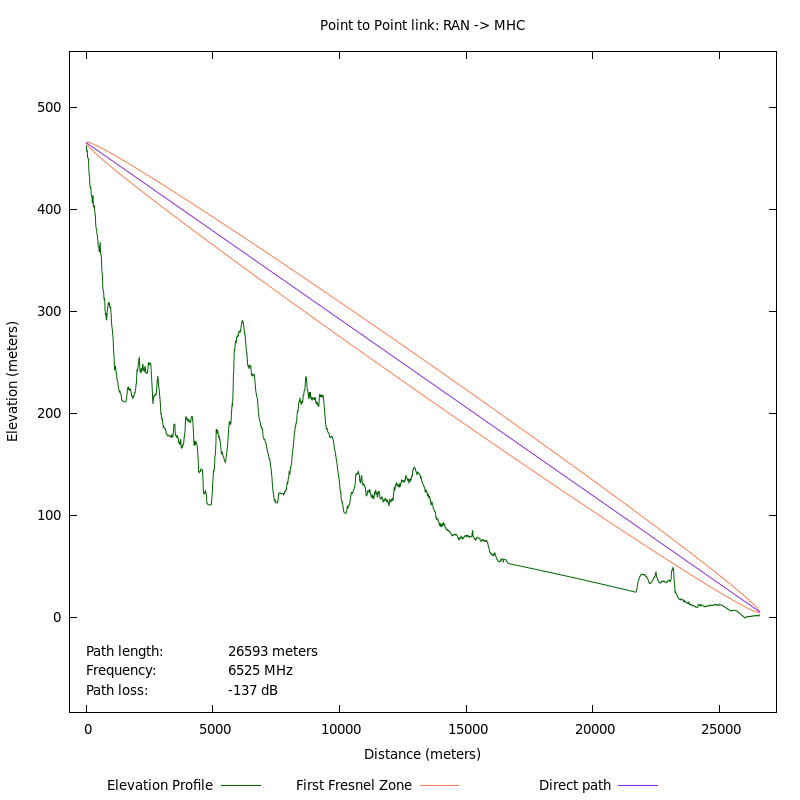

gnuplot code for this plot:

set xlabel "Distance (meters)"
set ylabel "Elevation (meters)"
set xrange[-664.75:27254.75]
set yrange[-92.4180068:554.5080408]
set key off

set terminal pngcairo size 320,320 enhanced font 'Verdana,6'
set output "html/WCB/RAN_MHC_thumb.png"

plot 	"html/WCB/RAN_MHC_terrain.dat" using 1:2 with lines title "Elevation Profile" lt rgb "#006400", 	"html/WCB/RAN_MHC_fresnel.dat" using 1:2 with lines title "First Fresnel Zone" lc rgb "#FF7F50" lt 2, 	"html/WCB/RAN_MHC_fresnel.dat" using 3:4 with lines notitle lc rgb "#FF7F50" lt 2, 	"html/WCB/RAN_MHC_ptp.dat" using 1:2 with lines title "Direct path" lt rgb "#8A2BE2"

set title "Point to Point link: RAN -> MHC"
set key bmargin left horizontal
set label "Path length:" offset graph 0.0,-0.05
set label "26593 meters" offset graph 0.2,-0.05
set label "Frequency:" offset graph 0.0,-0.08
set label "6525 MHz" offset graph 0.2,-0.08
set label "Path loss:" offset graph 0.0,-0.11
set label "-137 dB" offset graph 0.2,-0.11

set terminal pngcairo size 800,800 enhanced font 'Verdana,10'
set output "html/WCB/RAN_MHC.png"
replot

set notitle
set terminal epslatex color size 5.75,6
set output "html/WCB/RAN_MHC.tex"
replot
